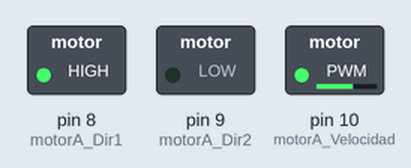
A sketch run on a simulated Arduino Uno, built with avr-gcc and run on an emulated ATmega328P. Parts: switched loads named in the sketch (green lamp = pin HIGH).

Above: at 0.05 s.
At 6.05 s:
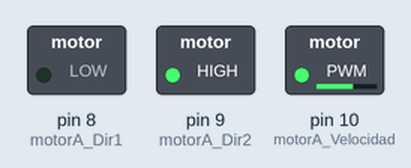
At 11.95 s:
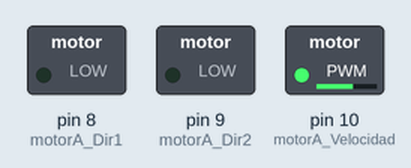
Timing chart, 0 to 13.8 s (numbered marks = the images above):
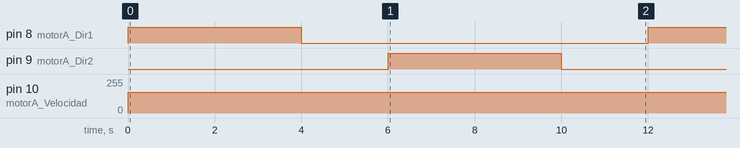

The sketch:

motores_DC_edubasica.ino
```cpp
/*
  Test del motor A controlado un puente en H
  del C.I. L293D
  Comprueba el funcionamiento del motor A
  EL INTERRUPTOR DE CORRIENTE DE EDUBASICA
  TIENE QUE ESTAR EN POSICION ON

  Sketch Test for motorA controlled
  by L239D H bridge (600mA)
  THE POWER SWITCH PROVIDEED ON EDUBASICA
  MUST TO BE ON

  Manuel Hidalgo - LeoBot  Julio 2014
  Pablo Garcia - May 2015
*/


//Etiquetas de identificación de los pines
// labels for pins
//pines para controlar la direccion de giro
// with 2 pins we control de spinning direction
const int motorA_Dir1 = 8;
const int motorA_Dir2 = 9;
const int motorA_Velocidad = 10;

//salida PWM para controlar la velocidad
// PWM for speed

//Variables
int vPWM = 155;    //valor de la velocidad en PWM
 // PWM speed

void setup(){
  //configuracion de los pines //pins setup
  pinMode(motorA_Dir1, OUTPUT);
  pinMode(motorA_Dir2, OUTPUT);

}

void loop(){
  forward();
  delay(4000);
  stop();
  delay(2000);
  backw();
  delay(4000);
  stop();
  delay(2000);
}

void forward(){
    //Activamos el motor A en un sentido de giro
  //spinning direction 1 (high-low)
  digitalWrite(motorA_Dir1,HIGH);
  digitalWrite(motorA_Dir2,LOW);
  analogWrite(motorA_Velocidad,vPWM);
}

void backw(){
  //Activamos el motor A en un sentido de giro
  //spinning direction 1 (high-low)
  digitalWrite(motorA_Dir1,LOW);
  digitalWrite(motorA_Dir2,HIGH);
  analogWrite(motorA_Velocidad,vPWM);
}

void stop(){
 //Paramos el motor durante 2s //stop for 2 secs
 //STOP (low, low)
  digitalWrite(motorA_Dir1,LOW);
  digitalWrite(motorA_Dir2,LOW);
}
```

Measured:
- by itself, pin 8 (motorA_Dir1), pin 9 (motorA_Dir2): alternates HIGH for 4.0 s and LOW for 8.0 s
- by itself, pin 10 (motorA_Velocidad): 0/255 → 155/255 at 0.00 s
